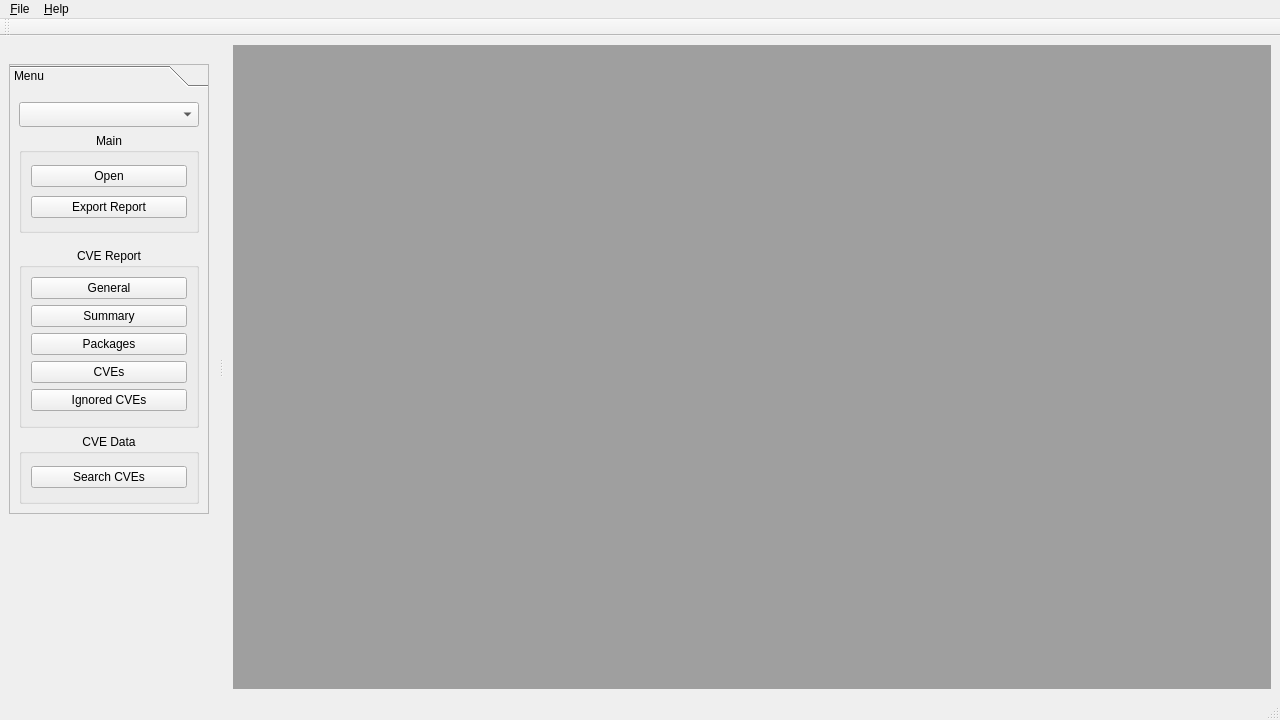
<?xml version="1.0" encoding="UTF-8"?>
<ui version="4.0">
 <class>QCVECheckApp</class>
 <widget class="QMainWindow" name="QCVECheckApp">
  <property name="geometry">
   <rect>
    <x>0</x>
    <y>0</y>
    <width>1280</width>
    <height>720</height>
   </rect>
  </property>
  <property name="windowTitle">
   <string>QCVECheckReport</string>
  </property>
  <property name="locale">
   <locale language="English" country="UnitedStates"/>
  </property>
  <property name="dockNestingEnabled">
   <bool>true</bool>
  </property>
  <widget class="QWidget" name="centralwidget">
   <property name="locale">
    <locale language="English" country="UnitedStates"/>
   </property>
   <layout class="QGridLayout" name="gridLayout">
    <item row="0" column="0">
     <widget class="QMdiArea" name="mdiArea">
      <property name="frameShape">
       <enum>QFrame::NoFrame</enum>
      </property>
      <property name="frameShadow">
       <enum>QFrame::Plain</enum>
      </property>
      <property name="lineWidth">
       <number>1</number>
      </property>
      <property name="midLineWidth">
       <number>0</number>
      </property>
      <property name="verticalScrollBarPolicy">
       <enum>Qt::ScrollBarAsNeeded</enum>
      </property>
      <property name="horizontalScrollBarPolicy">
       <enum>Qt::ScrollBarAsNeeded</enum>
      </property>
      <property name="sizeAdjustPolicy">
       <enum>QAbstractScrollArea::AdjustToContents</enum>
      </property>
      <property name="activationOrder">
       <enum>QMdiArea::CreationOrder</enum>
      </property>
      <property name="documentMode">
       <bool>false</bool>
      </property>
     </widget>
    </item>
   </layout>
  </widget>
  <widget class="QMenuBar" name="menubar">
   <property name="geometry">
    <rect>
     <x>0</x>
     <y>0</y>
     <width>1280</width>
     <height>20</height>
    </rect>
   </property>
   <widget class="QMenu" name="menu_File">
    <property name="title">
     <string>&amp;File</string>
    </property>
    <addaction name="action_Open"/>
    <addaction name="separator"/>
    <addaction name="actionImport_CVE_DB"/>
    <addaction name="separator"/>
    <addaction name="action_Exit"/>
   </widget>
   <widget class="QMenu" name="menu_Help">
    <property name="title">
     <string>&amp;Help</string>
    </property>
    <addaction name="actionAbout_QCVECheckReport"/>
   </widget>
   <addaction name="menu_File"/>
   <addaction name="menu_Help"/>
  </widget>
  <widget class="QStatusBar" name="statusbar"/>
  <widget class="QToolBar" name="toolBar">
   <property name="windowTitle">
    <string>toolBar</string>
   </property>
   <attribute name="toolBarArea">
    <enum>TopToolBarArea</enum>
   </attribute>
   <attribute name="toolBarBreak">
    <bool>false</bool>
   </attribute>
  </widget>
  <widget class="QDockWidget" name="dockWidgetMenu">
   <property name="sizePolicy">
    <sizepolicy hsizetype="Expanding" vsizetype="Expanding">
     <horstretch>0</horstretch>
     <verstretch>0</verstretch>
    </sizepolicy>
   </property>
   <property name="sizeIncrement">
    <size>
     <width>0</width>
     <height>1</height>
    </size>
   </property>
   <property name="font">
    <font>
     <bold>false</bold>
     <stylestrategy>PreferAntialias</stylestrategy>
    </font>
   </property>
   <property name="features">
    <set>QDockWidget::NoDockWidgetFeatures</set>
   </property>
   <property name="allowedAreas">
    <set>Qt::LeftDockWidgetArea</set>
   </property>
   <attribute name="dockWidgetArea">
    <number>1</number>
   </attribute>
   <widget class="QWidget" name="dockWidgetMenuContents">
    <layout class="QVBoxLayout" name="verticalLayout_5">
     <item alignment="Qt::Qt::AlignTop">
      <widget class="QToolBox" name="dockWidgetVerticalToolBox">
       <property name="sizePolicy">
        <sizepolicy hsizetype="Expanding" vsizetype="Expanding">
         <horstretch>1</horstretch>
         <verstretch>1</verstretch>
        </sizepolicy>
       </property>
       <property name="minimumSize">
        <size>
         <width>0</width>
         <height>450</height>
        </size>
       </property>
       <property name="toolTip">
        <string/>
       </property>
       <property name="statusTip">
        <string/>
       </property>
       <property name="whatsThis">
        <string/>
       </property>
       <property name="accessibleName">
        <string/>
       </property>
       <property name="accessibleDescription">
        <string/>
       </property>
       <property name="autoFillBackground">
        <bool>true</bool>
       </property>
       <property name="frameShape">
        <enum>QFrame::StyledPanel</enum>
       </property>
       <property name="frameShadow">
        <enum>QFrame::Raised</enum>
       </property>
       <property name="lineWidth">
        <number>2</number>
       </property>
       <widget class="QWidget" name="dockWidgetVerticalToolBoxPage1">
        <property name="geometry">
         <rect>
          <x>0</x>
          <y>0</y>
          <width>198</width>
          <height>419</height>
         </rect>
        </property>
        <attribute name="label">
         <string>Menu</string>
        </attribute>
        <layout class="QVBoxLayout" name="verticalLayout_4">
         <item alignment="Qt::Qt::AlignTop">
          <widget class="QComboBox" name="comboBoxReports">
           <property name="sizePolicy">
            <sizepolicy hsizetype="Expanding" vsizetype="Fixed">
             <horstretch>0</horstretch>
             <verstretch>0</verstretch>
            </sizepolicy>
           </property>
           <property name="minimumSize">
            <size>
             <width>180</width>
             <height>25</height>
            </size>
           </property>
          </widget>
         </item>
         <item alignment="Qt::Qt::AlignTop">
          <widget class="QGroupBox" name="groupBoxMain">
           <property name="sizePolicy">
            <sizepolicy hsizetype="Expanding" vsizetype="Expanding">
             <horstretch>1</horstretch>
             <verstretch>1</verstretch>
            </sizepolicy>
           </property>
           <property name="minimumSize">
            <size>
             <width>180</width>
             <height>100</height>
            </size>
           </property>
           <property name="title">
            <string>Main</string>
           </property>
           <property name="alignment">
            <set>Qt::AlignHCenter|Qt::AlignTop</set>
           </property>
           <layout class="QVBoxLayout" name="verticalLayout">
            <item>
             <widget class="QPushButton" name="pushButtonOpen">
              <property name="text">
               <string>Open</string>
              </property>
             </widget>
            </item>
            <item>
             <widget class="QPushButton" name="pushButtonExportReport">
              <property name="text">
               <string>Export Report</string>
              </property>
             </widget>
            </item>
           </layout>
          </widget>
         </item>
         <item>
          <widget class="QGroupBox" name="groupBoxCVEReport">
           <property name="minimumSize">
            <size>
             <width>180</width>
             <height>180</height>
            </size>
           </property>
           <property name="autoFillBackground">
            <bool>false</bool>
           </property>
           <property name="title">
            <string>CVE Report</string>
           </property>
           <property name="alignment">
            <set>Qt::AlignHCenter|Qt::AlignTop</set>
           </property>
           <layout class="QVBoxLayout" name="verticalLayout_2">
            <item>
             <widget class="QPushButton" name="pushButtonGeneral">
              <property name="text">
               <string>General</string>
              </property>
             </widget>
            </item>
            <item>
             <widget class="QPushButton" name="pushButtonSummary">
              <property name="text">
               <string>Summary</string>
              </property>
             </widget>
            </item>
            <item>
             <widget class="QPushButton" name="pushButtonPackages">
              <property name="text">
               <string>Packages</string>
              </property>
             </widget>
            </item>
            <item>
             <widget class="QPushButton" name="pushButtonCVEs">
              <property name="text">
               <string>CVEs</string>
              </property>
             </widget>
            </item>
            <item>
             <widget class="QPushButton" name="pushButtonIgnoredCVEs">
              <property name="text">
               <string>Ignored CVEs</string>
              </property>
             </widget>
            </item>
           </layout>
          </widget>
         </item>
         <item alignment="Qt::Qt::AlignTop">
          <widget class="QGroupBox" name="groupBoxCVEData">
           <property name="minimumSize">
            <size>
             <width>180</width>
             <height>70</height>
            </size>
           </property>
           <property name="title">
            <string>CVE Data</string>
           </property>
           <property name="alignment">
            <set>Qt::AlignHCenter|Qt::AlignTop</set>
           </property>
           <layout class="QVBoxLayout" name="verticalLayout_3">
            <item>
             <widget class="QPushButton" name="pushButtonCVEData">
              <property name="text">
               <string>Search CVEs</string>
              </property>
             </widget>
            </item>
           </layout>
          </widget>
         </item>
        </layout>
       </widget>
      </widget>
     </item>
    </layout>
   </widget>
  </widget>
  <action name="action_Open">
   <property name="text">
    <string>&amp;Open...</string>
   </property>
  </action>
  <action name="action_Exit">
   <property name="text">
    <string>&amp;Exit</string>
   </property>
  </action>
  <action name="actionImport_CVE_DB">
   <property name="text">
    <string>Import CVE DB...</string>
   </property>
  </action>
  <action name="actionAbout_QCVECheckReport">
   <property name="text">
    <string>&amp;About QCVECheckReport</string>
   </property>
  </action>
 </widget>
 <resources/>
 <connections/>
</ui>
